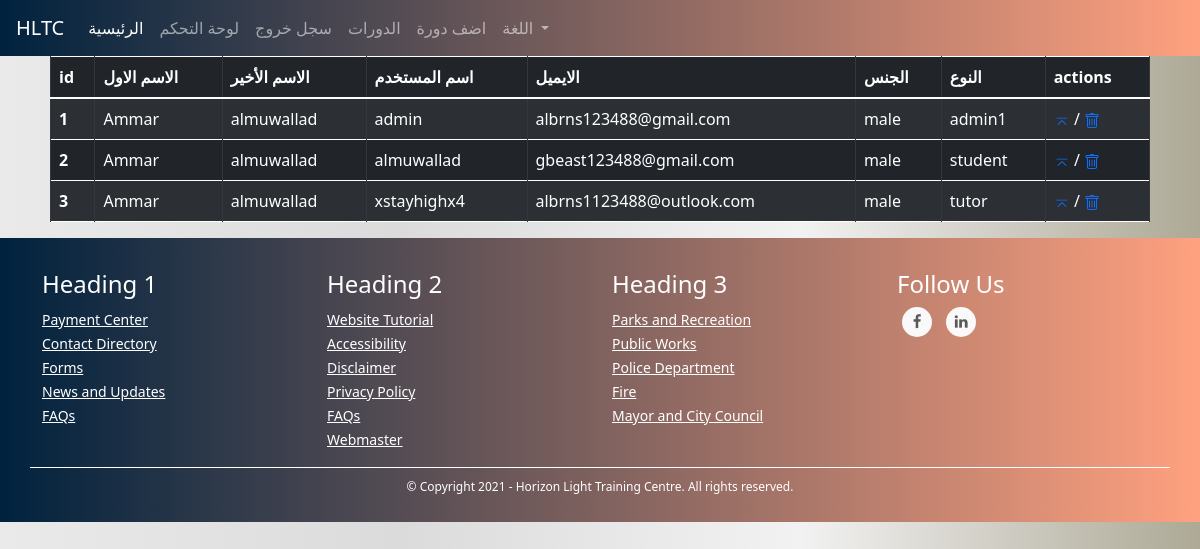
/admins/all_users (signed in), run on an earlier commit of the app's database.
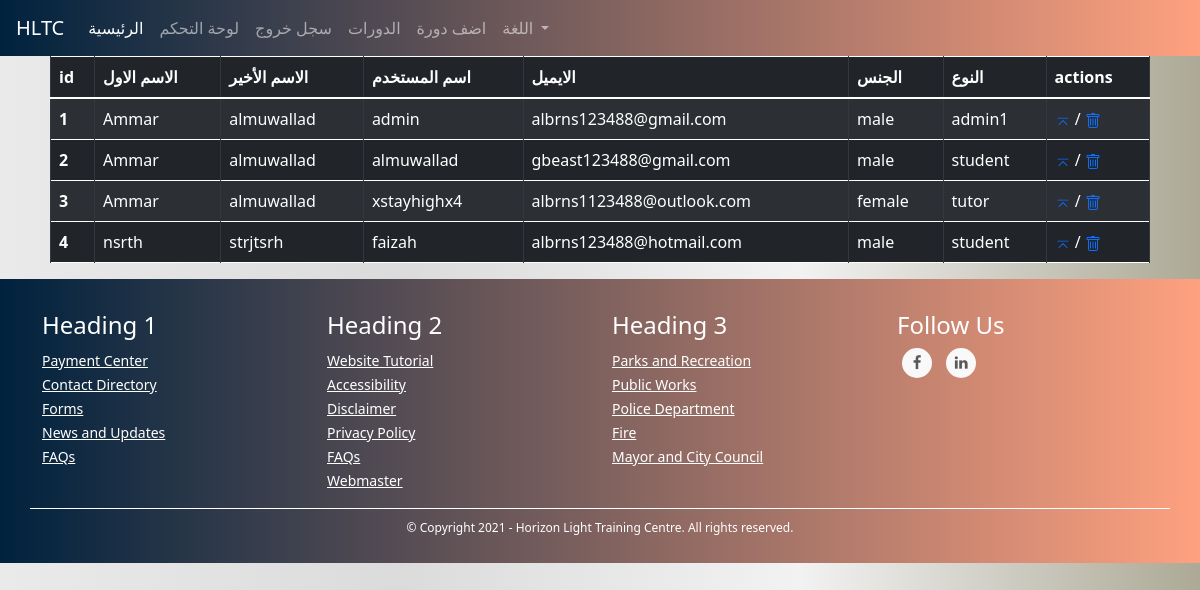
And on a later commit of the database.
### TUTOR/models.py (models this page shows, shortened)
class UserModel(db.Model, UserMixin):
    id = db.Column(db.Integer, primary_key=True)
    first_name = db.Column(db.String(128), nullable=False)
    last_name = db.Column(db.String(128), nullable=False)
    username = db.Column(db.String(20), unique=True, nullable=False)
    email = db.Column(db.String(256), unique=True, nullable=False)
    password = db.Column(db.String(255), nullable=False)
    user_type = db.Column(db.String(30), nullable=False)
    _gender = db.Column(db.Boolean, nullable=False, default=True)
    email_confirmation_code = db.Column(db.String(5), nullable=True)
    is_confirmed = db.Column(db.Boolean, nullable=False, default=False)
    creation_date = db.Column(db.DateTime, nullable=False, default=datetime.utcnow)
    admin_data_model = db.relationship('AdminDataModel', backref='user', uselist=False)
    tutor_data_model = db.relationship('TutorDataModel', backref='user', uselist=False)
    student_data_model = db.relationship('StudentDataModel', backref='user', uselist=False)
    @property
    def gender(self):
        return "male" if self._gender else "female"

### TUTOR/ADMINISTRATION/routes.py (the view)
@admins_blueprint.route("/admins/all_users", methods=["GET"])
@login_required(ADMIN_TYPES)
def users_list_view(): # admin only
    users = UserModel.query.all()
    return render_template("admins/users.html", users=users)

### TUTOR/ADMINISTRATION/routes.py (called while the page is built)
@admins_blueprint.context_processor
def utility_processor():
    return dict(get_language_text=LngObj.get_language_text, get_current_page_language_list=LngObj.get_current_page_language_list, languages=LANGUAGES, admin_types=ADMIN_TYPES, settings=SiteSettingsModel.instance())

### TUTOR/models.py (called while the page is built)
@login_manager.user_loader
def load_user(user_id):
    return UserModel.query.get(int(user_id))

    @classmethod
    def instance(cls):
        return cls.query.get(1)

### TUTOR/utils/utils.py (called while the page is built)
def login_required(roles=[]):
	def wrapper(fn):
		@wraps(fn)
		def decorated_view(*args, **kwargs):
			if request.method in EXEMPT_METHODS:
				return fn(*args, **kwargs)
			elif current_app.login_manager._login_disabled:
				return fn(*args, **kwargs)
			elif not current_user.is_authenticated:
				return current_app.login_manager.unauthorized()
			role = current_user.user_type
			if ( (role not in roles) and (roles != []) ):
				return current_app.login_manager.unauthorized()
			return fn(*args, **kwargs)
		return decorated_view
	return wrapper

### TUTOR/templates/admins/users.html (shortened to what this page needs)
{% extends "template.html" %}
{% block head %}<link rel="stylesheet" href="{{ url_for('static', filename='css/filtered_table.css') }}" >{% endblock %}
{% block content %}
<div class="filtered_table">
    <table class="table table-striped table-bordered table-hover table-dark">
        <thead>
          <tr>
            <th scope="col">id</th>
            <th scope="col">الاسم الاول</th>
            <th scope="col">الاسم الأخير</th>
            <th scope="col">اسم المستخدم</th>
            <th scope="col">الايميل</th>
            <th scope="col">الجنس</th>
            <th scope="col">النوع</th>
            <th scope="col">actions</th>
          </tr>
        </thead>
        <tbody>
        {% for user in users %}
          <tr>
            <a href="#">
            <th scope="row">{{ user.id }}</th></a>
            <td>{{ user.first_name }}</td>
            <td>{{ user.last_name }}</td>
            <td>{{ user.username }}</td>
            <td>{{ user.email }}</td>
            <td>{{ user.gender }}</td>
            <td>{{ user.user_type }}</td>
            <td><a href="{{ url_for('admins_blueprint.user_detailed_view', user_id=user.id) }}"></a> / <a href="#"></a></td>
          </tr>
        {% endfor %}
        </tbody>
      </table>
    </div>
{% endblock %}

What changed in the data, as far as the page shows it:
changed UserModel "xstayhighx4": gender "male" → "female"
added UserModel: id "4", first_name "nsrth", last_name "strjtsrh", username "faizah", email "albrns123488@hotmail.com", gender "male", user_type "student"
